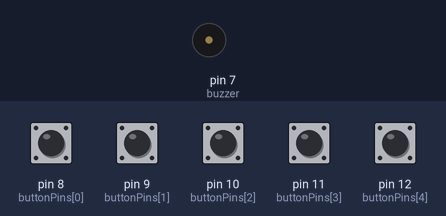
Recording of a sketch running on a simulated Arduino Uno, built with avr-gcc and run on an emulated ATmega328P. Shown: buzzer (waves = sounding, pin HIGH). The inputs (shaded band) are chosen by the test bench; at power-on: pin 8 (buttonPins[0]), pin 9 (buttonPins[1]), pin 10 (buttonPins[2]), pin 11 (buttonPins[3]), pin 12 (buttonPins[4]) LOW.

Above: at 1.2 s.
1.3 s: pin 8 (buttonPins[0]) pulled HIGH for 0.15 s
At 1.37 s:
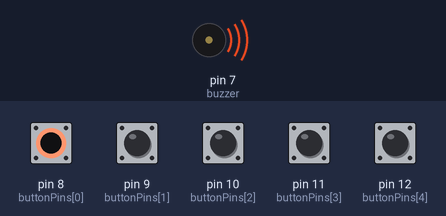
Timing chart, 0 to 4.3 s (numbered marks = the images above; inputs shaded):
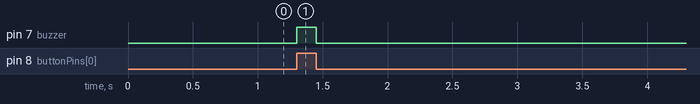

Measured:
- after the input at 1.3 s, pin 7 (buzzer): LOW → HIGH at once, → LOW 0.15 s later

The sketch:

Button_Piano.ino
```cpp
const int buzzer = 7;
const int buttonPins[5] = {8, 9, 10, 11, 12};

void setup() {
  for (int i = 0; i < 5; i++) {
    pinMode(buttonPins[i], INPUT);  // works with your VCC + 10k pulldown wiring
  }
  pinMode(buzzer, OUTPUT);
  digitalWrite(buzzer, LOW);
}

void loop() {
  bool pressed = false;

  for (int i = 0; i < 5; i++) {
    if (digitalRead(buttonPins[i]) == HIGH) {
      pressed = true;
      break;
    }
  }

  if (pressed) {
    digitalWrite(buzzer, HIGH);   // turn buzzer ON
  } else {
    digitalWrite(buzzer, LOW);    // turn buzzer OFF
  }
}
```
